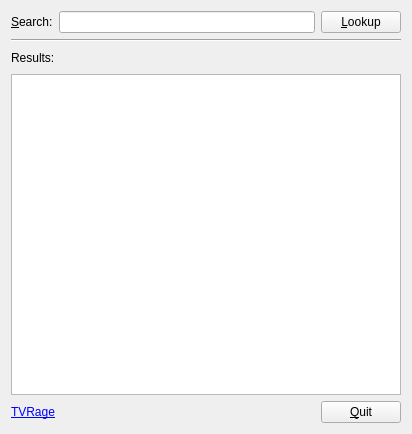
<ui version="4.0" >
 <class>TvRageSearch</class>
 <widget class="QWidget" name="TvRageSearch" >
  <property name="geometry" >
   <rect>
    <x>0</x>
    <y>0</y>
    <width>412</width>
    <height>434</height>
   </rect>
  </property>
  <property name="windowTitle" >
   <string>TVRage Search</string>
  </property>
  <layout class="QGridLayout" >
   <item row="0" column="0" >
    <layout class="QHBoxLayout" >
     <item>
      <widget class="QLabel" name="lblSearch" >
       <property name="text" >
        <string>&amp;Search:</string>
       </property>
       <property name="buddy" >
        <cstring>leSearch</cstring>
       </property>
      </widget>
     </item>
     <item>
      <widget class="QLineEdit" name="leSearch" />
     </item>
     <item>
      <widget class="QPushButton" name="btnLookup" >
       <property name="text" >
        <string>&amp;Lookup</string>
       </property>
      </widget>
     </item>
    </layout>
   </item>
   <item row="1" column="0" >
    <widget class="Line" name="line" >
     <property name="orientation" >
      <enum>Qt::Horizontal</enum>
     </property>
    </widget>
   </item>
   <item row="2" column="0" >
    <layout class="QHBoxLayout" >
     <item>
      <widget class="QLabel" name="lblResults" >
       <property name="text" >
        <string>Results:</string>
       </property>
      </widget>
     </item>
     <item>
      <spacer>
       <property name="orientation" >
        <enum>Qt::Horizontal</enum>
       </property>
       <property name="sizeHint" >
        <size>
         <width>40</width>
         <height>20</height>
        </size>
       </property>
      </spacer>
     </item>
     <item>
      <widget class="QLabel" name="imgProgress" >
       <property name="sizePolicy" >
        <sizepolicy vsizetype="Fixed" hsizetype="Fixed" >
         <horstretch>0</horstretch>
         <verstretch>0</verstretch>
        </sizepolicy>
       </property>
       <property name="text" >
        <string/>
       </property>
       <property name="pixmap" >
        <pixmap resource="../pics/pics.qrc" >:/pics/idle.png</pixmap>
       </property>
      </widget>
     </item>
    </layout>
   </item>
   <item row="3" column="0" >
    <widget class="QListWidget" name="listResults" />
   </item>
   <item row="4" column="0" >
    <layout class="QHBoxLayout" >
     <item>
      <widget class="QLabel" name="lblTVRage" >
       <property name="text" >
        <string>&lt;a href="http://www.tvrage.com/">TVRage&lt;/a></string>
       </property>
       <property name="textFormat" >
        <enum>Qt::RichText</enum>
       </property>
       <property name="openExternalLinks" >
        <bool>true</bool>
       </property>
      </widget>
     </item>
     <item>
      <spacer>
       <property name="orientation" >
        <enum>Qt::Horizontal</enum>
       </property>
       <property name="sizeHint" >
        <size>
         <width>40</width>
         <height>20</height>
        </size>
       </property>
      </spacer>
     </item>
     <item>
      <widget class="QPushButton" name="btnQuit" >
       <property name="text" >
        <string>&amp;Quit</string>
       </property>
      </widget>
     </item>
    </layout>
   </item>
  </layout>
 </widget>
 <resources>
  <include location="../pics/pics.qrc" />
 </resources>
 <connections/>
</ui>
